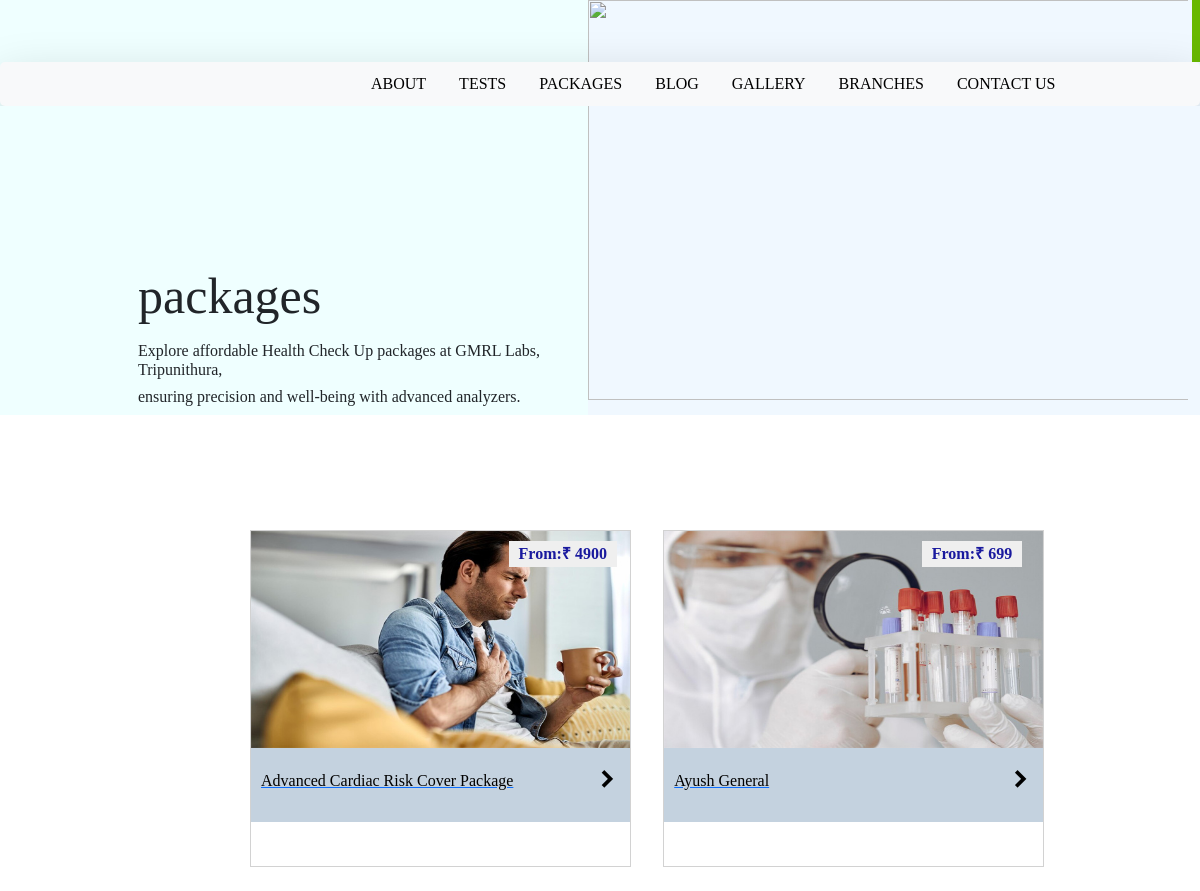
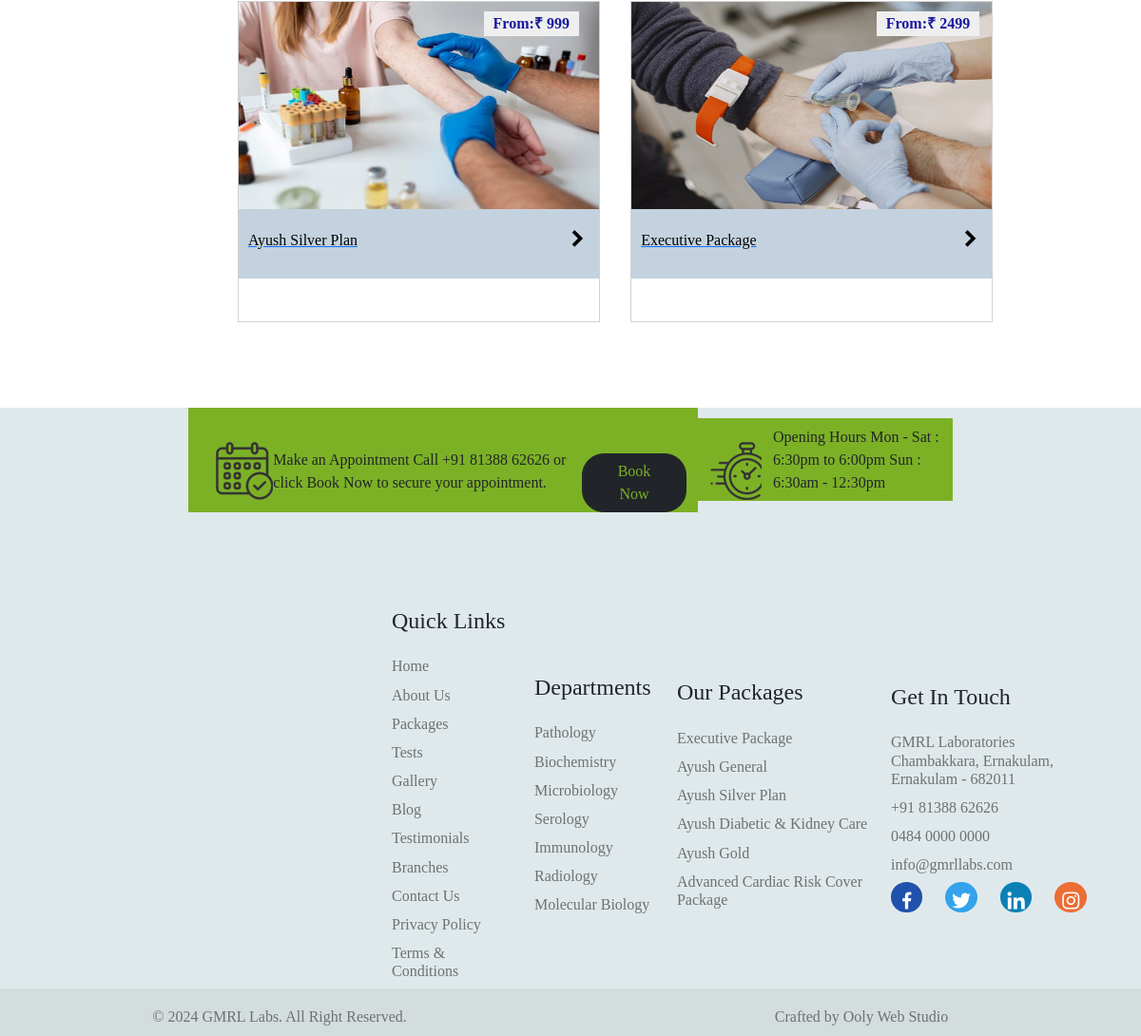
Screenshot of /package/ with the database file from the repository (2 pictures, top to bottom).
### labapp/models.py (models this page shows, shortened)
class Package(models.Model):
    image=models.ImageField(upload_to='package')
    price=models.IntegerField()
    ln1=models.CharField(max_length=400)
    ln2=models.CharField(max_length=400)
    ln3=models.CharField(max_length=400)
    ln4=models.CharField(max_length=400)
    ln5=models.CharField(max_length=400)
    ln6=models.CharField(max_length=400)
    ln7=models.CharField(max_length=400,blank=True)
    ln8=models.CharField(max_length=400,blank=True)
    ln9=models.CharField(max_length=400,blank=True)
    ln10=models.CharField(max_length=400,blank=True)
    ln11=models.CharField(max_length=400,blank=True)
    ln12=models.CharField(max_length=400,blank=True)
    ln13=models.CharField(max_length=400,blank=True)
    name=models.CharField(max_length=250,unique=True)
    class Meta:
        ordering=('name',)

### labapp/views.py (the view)
# urls.py: path('package/',views.package,name='package'),
def package(request):
    pack=Package.objects.all()
    return render(request,'package.html',{"pack":pack})

### templates/package.html (shortened to what this page needs)
{% extends 'base.html' %}
{% load static %}
{% block content %}
<section class="packages w-100" id="package" style="font-family:Georgia, 'Times New Roman', Times, serif ;">
    <div class="row w-100">
        <div class="abi col-lg-6">
            <h1>packages</h1>
            <h6>Explore affordable Health Check Up packages at GMRL Labs, Tripunithura,</h6>
            <h6>ensuring precision and well-being with advanced analyzers.</h6>
        </div>
        <div class="tip col-lg-6">
            <img src="../static/images/package.jpg" alt="">
        </div>
    </div>
</section>
<section class="pack">
    <div class="row packing mx-auto d-flex">
        {% for m in pack %}
        <div class="card ms-4 p-0" style="width: 23.8rem;">
            <a href="{% url 'lab:packages' m.id %}">
            <img class="bloimg card-img-top" src="{{m.image.url}}" alt="Card image cap">
            <button class="pkbttn">From:₹ {{m.price}}</button>
            <div class="ms-0 card-body pkp">
                <div class="row">
                    <div class="col-lg-10">
              <p class="card-text ">{{m.name}}</p>
              </div>
              <div class="col-lg-2  ">
                <i class='pic me-2 mt-3  bx bxs-chevron-right'></i>
                </div>
                </div>
            </div>
            </a>
        </div>
        {% endfor %}
     </div>
</section>
<section class="footer" style="font-family:Georgia, 'Times New Roman', Times, serif ; height: fit-content;">
    <div class="rw2 row mx-auto"   >
        <div class="col9 col-lg-8">
            <div class="row">
                <div class="col-lg-2" >
                    <img class="mt-4 ms-3" src="../static/images/make-appointment.png" alt="">
                </div>
                <div class="col-lg-7 mt-4" >
                    <h8 class="ms-0"> Make an Appointment</h8>
                    <h8 class="ms-0">Call +91 81388 62626 or click Book Now to secure your appointment.</h8>
                </div>
                <div class="col-lg-3">
                    <a href="{% url 'lab:appointment' %}">
                        <button type="button" class="btn4 mt-5 btn btn-dark ">Book Now</button>
                    </a>
                </div>
            </div>
        </div>
        <div class="col91 col-lg-4">
            <div class="row col9rw">
                <div class="col-lg-3">
                    <img class="mt-4" src="../static/images/openinh-hours-logo.png" alt="">
                </div>
                <div class="col-lg-9">
                    <h7 class="mt-3">Opening Hours</h7>
                    <h7>Mon - Sat : 6:30pm to 6:00pm</h7>
                    <h7>Sun : 6:30am - 12:30pm</h7>
                </div>
            </div>
        </div>
    </div>
    <div class="rw3 row">
        <div class="col-lg-2">
        </div>
        <div class="col-lg-2">
            <h4 class="mb-4">Quick Links</h4>
            <a href="{% url 'lab:home' %}">
                <h6>Home</h6>
            </a>
            <a href="{% url 'lab:about' %}">
                <h6>About Us</h6>
            </a>
            <a href="{% url 'lab:package' %}">
                <h6>Packages</h6>
            </a>
            <a href="{% url 'lab:test' %}">
                <h6>Tests</h6>
            </a>
            <a href="{% url 'lab:gallery' %}">
                <h6>Gallery</h6>
            </a>
            <a href="{% url 'lab:blog' %}">
                <h6>Blog</h6>
            </a>
            <a href="">
            <h6>Testimonials</h6>
            </a>
            <a href="{% url 'lab:branches' %}">
                <h6>Branches</h6>
            </a>
            <a href="{% url 'lab:contacts' %}">
                <h6>Contact Us</h6>
            </a>
            <a href="{% url 'lab:privacy' %}">
                <h6>Privacy Policy</h6>
            </a>
            <a href="{% url 'lab:term' %}">
                <h6>Terms & Conditions</h6>
            </a>
        </div>
        <div class="col-lg-2">
            <h4 class="mb-4">Departments</h4>
            <a href="{% url 'lab:depart' %}">
                <h6>Pathology</h6>
            </a>
            <a href="{% url 'lab:depart' %}">
                <h6>Biochemistry</h6>
            </a>
            <a href="{% url 'lab:depart' %}">
                <h6>Microbiology</h6>
            </a>
            <a href="{% url 'lab:depart' %}">
                <h6>Serology</h6>
            </a>
            <a href="{% url 'lab:depart' %}">
                <h6>Immunology</h6>
            </a>
            <a href="{% url 'lab:depart' %}">
                <h6>Radiology</h6>
            </a>
            <a href="{% url 'lab:depart' %}">
                <h6>Molecular Biology</h6>
            </a>
        </div>
        <div class="col-lg-3">
            <h4 class="mb-4">Our Packages</h4>
            <a href="http://127.0.0.1:8005/packages/1   ">
                <h6>Executive Package</h6>
            </a>
            <a href="http://127.0.0.1:8005/packages/2">
                <h6>Ayush General</h6>
            </a>
            <a href="http://127.0.0.1:8005/packages/3">
                <h6>Ayush Silver Plan</h6>
            </a>
            <a href="http://127.0.0.1:8005/packages/4">
                <h6>Ayush Diabetic & Kidney Care</h6>
            </a>
            <a href="http://127.0.0.1:8005/packages/5">
                <h6>Ayush Gold</h6>
            </a>
            <a href="http://127.0.0.1:8005/packages/6">
                <h6>Advanced Cardiac Risk Cover Package</h6>
            </a>
        </div>
        <div class="col-lg-3">
            <h4 class="mb-4">Get In Touch</h4>
            <h6>GMRL Laboratories Chambakkara, Ernakulam, Ernakulam - 682011</h6>
            <h6>+91 81388 62626</h6>
            <h6>0484 0000 0000</h6>
            <h6>info@gmrllabs.com</h6>
            <div class="rw4 row">
                <div class="col-lg-3">
                    <div class="fce">
                        <i class='bx bxl-facebook' style='color:#ffffff'  ></i>
                    </div>
                </div>
                <div class="col-lg-3">
                    <div class="twi">
                    <i class='bx bxl-twitter' style="color: #ffffff;"></i>
                    </div>
                </div>
                <div class="col-lg-3">
                    <div class="lik">
                    <i class='bx bxl-linkedin' style="color: #ffffff;"></i>
                    </div>
                </div>
                <div class="col-lg-3">
                    <div class="inst">
                    <i class='bx bxl-instagram' style="color: #ffffff;" ></i>
                    </div>
                </div>
            </div>
        </div>
    </div>
</section>
{% endblock %}

### templates/base.html (shortened to what this page needs)
{% load static %}
<!doctype html>
<html lang="en">
  <head>
    <link href="https://cdn.jsdelivr.net/npm/bootstrap@5.2.3/dist/css/bootstrap.min.css" rel="stylesheet">
    <link rel="stylesheet" href="{% static 'css\style.css' %}">
    <link href='https://unpkg.com/boxicons@2.1.4/css/boxicons.min.css' rel='stylesheet'>
    <link rel="stylesheet" href="https://cdn.jsdelivr.net/npm/slick-carousel@1.8.1/slick/slick.css">
  </head>
  <body>
    {% include 'nav.html' %}
    {% block content %}
    {% endblock %}
    {% include 'footer.html' %}
  </body>
</html>

### templates/nav.html (shortened to what this page needs)
{% load static %}
<div class="mqin">
    <div class="rw1 row">
        <div class="col-lg-6 col-md-6 col-sm-6 oci">
            <ul class="socialmedia d-flex justify-content-end">
                <a href="" class="fb me-4" target="_blank">
                </a>
                <a href="" class="tw me-4" target="_blank">
                </a>
                <a href="" class="li me-4" target="_blank">
                </a>
                <a href="" class="in" target="_blank">
                </a>
            </ul>
        </div>
        <div class="col-lg-6 col-md-6 col-sm-6 maker">
            <a href="{% url 'lab:appointment' %}"><button class="btn btn">Make An Appointment</button></a>
        </div>
    </div>
    <nav id="navbar" class="navbar shadow-lg navbar-expand-lg bg-light mx-auto">
      <div class="container-fluid">
        <a href="{% url 'lab:home' %}"><img class="ima" style="margin-left: 60px;" src="../static/images/gmrl-logo.svg" width="280px" alt=""></a>
        <div class="collapse  navbar-collapse" id="navbarNav">
            <ul class="navbar-nav ml-auto" style="margin-left: 290px; ">
                <li class="nav-item">
                    <a class="btn nav-link" href="{% url 'lab:about' %}">ABOUT</a>
                </li>
                <li class="nav-item">
                    <a class="btn nav-link" href="{% url 'lab:test' %}">TESTS</a>
                </li>
                <li class="nav-item">
                    <a class="btn nav-link" href="{% url 'lab:package' %}">PACKAGES</a>
                </li>
                <li class="nav-item">
                    <a class="btn nav-link" href="{% url 'lab:blog' %}">BLOG</a>
                </li>
                <li class="nav-item">
                    <a class="btn nav-link" href="{% url 'lab:gallery' %}">GALLERY</a>
                </li>
                <li class="nav-item">
                    <a class="btn nav-link" href="{% url 'lab:branches' %}">BRANCHES</a>
                </li>
                <li class="nav-item">
                    <a class="btn nav-link" href="{% url 'lab:contacts' %}">CONTACT US</a>
                </li>
            </ul>
        </div>
      </div>
    </nav>
  </div>

### templates/footer.html
<section class="endd w-100">
    <div class="row">
        <div class="col-lg-6">
            <h6>© 2024 GMRL Labs. All Right Reserved.</h6>
        </div>
        <div class="col-lg-6">
            <h6>Crafted by Ooly Web Studio</h6>
        </div>
    </div>
</section>

### static/css/style.css (style rules this page uses)
* { overflow-x: hidden; }
.navbar-nav .nav-item { margin-right: 15px; }
.navbar-nav .nav-item:not(:last-child) { margin-right: 15px; }
body { margin: 0; padding: 0; font-family: Georgia, 'Times New Roman', Times, serif; }
.navbar { width: 92vw; z-index: 1000; border-radius: 5px; }
.navbar-nav { margin-left: 650px; overflow-x: hidden; }
.navbar { overflow-x: hidden; width: 100vw; }
.navbar a { color: black; }
.navbar-nav .btn { border-radius: 3px; padding-top: 1px; padding-bottom: 1px; }
.packages { background-color: rgb(240, 248, 255); overflow-x: hidden; margin-top: -120px; z-index: -1; }
.ems, .nu91, .mb-0, .mt-4, .mt-0 { margin: 0; padding: 0; }
.ipic, .bx { display: inline-block; vertical-align: middle; }
.bx { font-size: 24px; }
.row { display: flex; justify-content: space-between; align-items: center; }
.rw1 { background: transparent; }
.maker { z-index: 5; }
.maker .btn { background-color: rgb(104, 184, 0); color: white; text-decoration: none; margin-left: 580px; border-radius: 0; }
.endd { width: 100vw; background-color: rgb(212, 221, 221); overflow: hidden; text-align: center; height: 50px; }
.endd h6 { padding-top: 20px; padding-bottom: 20px; color: rgb(112, 112, 112); }
.card { height: 200px; border-radius: 0; }
.footer { height: 70vh; background-color: rgb(223, 233, 236); }
.rw2 { width: 67%; height: 19%; }
.col9 { background-color: rgb(124, 177, 38); }
.col91 { background-color: rgb(124, 177, 38); }
.btn4 { border-radius: 23px; padding-left: 35px; padding-right: 35px; color: rgb(124, 177, 38); }
.rw3 { width: 75%; margin-top: 100px; margin-left: 250px; }
.rw3 a { text-decoration: none !important; }
.rw3 h6 { margin-top: 11px; color: rgb(112, 112, 112); }
.rw4 { width: 230px; }
.abi { background-color: rgb(239, 255, 255); padding: 0 0 0 0; }
.abi h1 { font-size: 50px; margin-top: 280px; margin-left: 150px; margin-bottom: 15px; }
.abi h6 { margin-left: 150px; }
.tip { padding: 0 0 0 0; }
.tip img { height: 50vh; width: 50.3vw; }
.pic { font-size: 35px; display: flex; justify-content: center; text-align: center; margin-top: 22px; }
.pkp p { text-decoration: none !important; }
.packing { width: 74%; height: auto; padding-top: 0; margin-top: 90px; margin-bottom: 90px; text-decoration: none !important; padding-left: 70px; }
.packing .card { height: 337.5px; margin-top: 25px; padding-top: 0; text-decoration: none !important; }
.packing img { border-radius: 0; height: 300px; }
.pkp { height:73.5px; background-color: rgb(196, 210, 223); padding: 0 0 0 0; padding-left: 10px; text-decoration: none !important; }
.packing .pic { font-size: 30px; margin: auto; color: black; }
.packing p { padding-top: 0; margin-top: 20px; text-decoration: none !important; color: black; }
.packing i { display: flex; justify-content: end; text-align: end; }
.packing .card { position: relative; overflow: hidden; border-radius: 0; cursor: pointer; text-decoration: none !important; }
.packing .bloimg { width: 100%; height: 27.2vh; border-radius: 0; display: block; transition: transform 0.5s; }
.pkbttn { position: absolute; top: 3%; left:68%; border: 0; color: rgb(25, 25, 158); font-weight: 700; padding-left: 10px; padding-right: 10px; }
.pkp .card-text { text-decoration: none; }
.rw4 i { margin: auto; display: flex; justify-content: center; text-align: center; padding-top: 8px; }
.fce { background-color: rgb(32, 81, 172); border-radius: 50%; height: 32px; }
.twi { background-color: rgb(52, 163, 236); border-radius: 50%; height: 32px; }
.lik { background-color: rgb(12, 128, 182); border-radius: 50%; height: 32px; }
.inst { background-color: rgb(235, 110, 52); border-radius: 50%; height: 32px; }

### rows the page displays
Package: image (picture), price "4900", name "Advanced Cardiac Risk Cover Package"
Package: image (picture), price "699", name "Ayush General"
Package: image (picture), price "999", name "Ayush Silver Plan"
Package: image (picture), price "2499", name "Executive Package"
